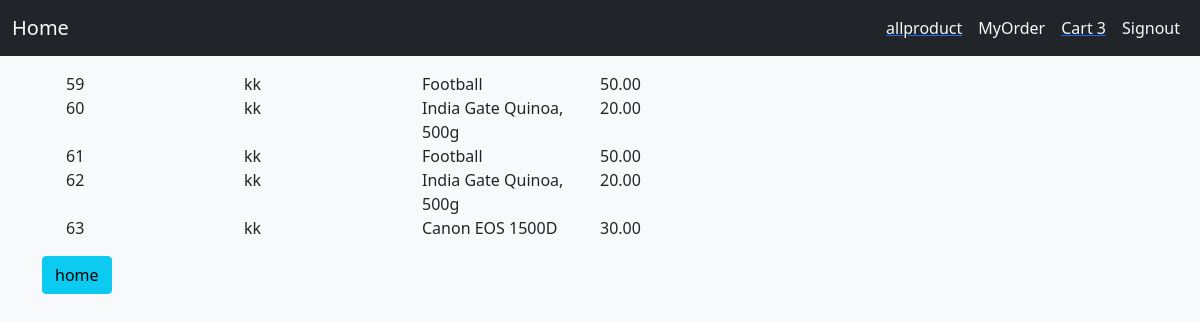
The page /myorder/ (signed in) on the database its author committed.
### vpay/models.py (models this page shows)
class UserData(models.Model):
    username = models.ForeignKey(User, on_delete=models.CASCADE, null=True)
    productname = models.CharField(max_length=200, null=True)
    money = models.CharField(max_length=200, null=True)
    transactionid = models.CharField(max_length=200, null=True)

### vpay/views.py (the view)
# urls.py: path('myorder/', views.myorder, name="myorder"),
def myorder(request):
    if request.user.is_authenticated:
        user = request.user
        val = 0
        for tempmoney in CartNumber.objects.filter(username=user):
            val += 1
        money = TempMyOrder.objects.aggregate(Sum('money'))
        value=0
        for rupee in money:
            value = money[rupee]
        allvalue = UserData.objects.filter(username=user)
        return render(request, 'vpay/myorder.html', {'count':val, 'allvalue':allvalue, 'value':value})
    else:
        return redirect('/signin/')

### vpay/templates/vpay/myorder.html (shortened to what this page needs)
<!DOCTYPE html>
<html lang="en">
  <head>
    <link href="https://cdn.jsdelivr.net/npm/bootstrap@5.0.2/dist/css/bootstrap.min.css" rel="stylesheet"
>
  </head>
  <body class="bg-light">
    <div>
        <nav class="navbar navbar-expand-lg bg-dark">
            <div class="container-fluid">
                <a class="navbar-brand text-light " href="{% url 'home' %}">Home</a>
                <ul class="navbar-nav ml-auto  ">
                    <li class="nav-item">
                        <a href="/products">
                          <span class="nav-link active text-light"> allproduct </span>
                        </a>
                      </li>
                    <li class="nav-item">
                        <a class="nav-link active text-light" href="{% url 'myorder' %}">MyOrder</a>
                    </li>
                    <li class="nav-item">
                        <a href="/cart">
                          <span class="nav-link active text-light"> Cart {{count}} </span>
                        </a>
                        </li>
                    <li class="nav-item">
                        <a class="nav-link active text-light" href="{% url 'signout' %}">Signout</a>
                    </li>
                </ul>
            </div>
        </nav>
    </div>
    <div class="container">
        <div class="row">
          <div class="col-lg-8 mb-2 mt-3">
            <div>
                {% for value in allvalue %}
                    <div class="container">
                        <div class="row">
                        <div class="col">
                            {{value.id}}
                        </div>
                        <div class="col">
                            {{value.username}}
                        </div>
                        <div class="col">
                            {{value.productname}}
                        </div>
                        <div class="col">
                            {{value.money}}<br>
                        </div>
                        </div>
                    </div>
                {% endfor %}
            </div>
            <div class="mt-3">
                <a href="/home">
                    <button class="text-center btn btn-info">
                        home
                    </button>
                </a>
            </div>
</body>
</html>

### rows shown on the page
UserData: id "59", username "kk", productname "Football", money "50.00"
UserData: id "60", username "kk", productname "India Gate Quinoa, 500g", money "20.00"
UserData: id "61", username "kk", productname "Football", money "50.00"
UserData: id "62", username "kk", productname "India Gate Quinoa, 500g", money "20.00"
UserData: id "63", username "kk", productname "Canon EOS 1500D", money "30.00"

### other values the page prints
{{ count }} "3"
